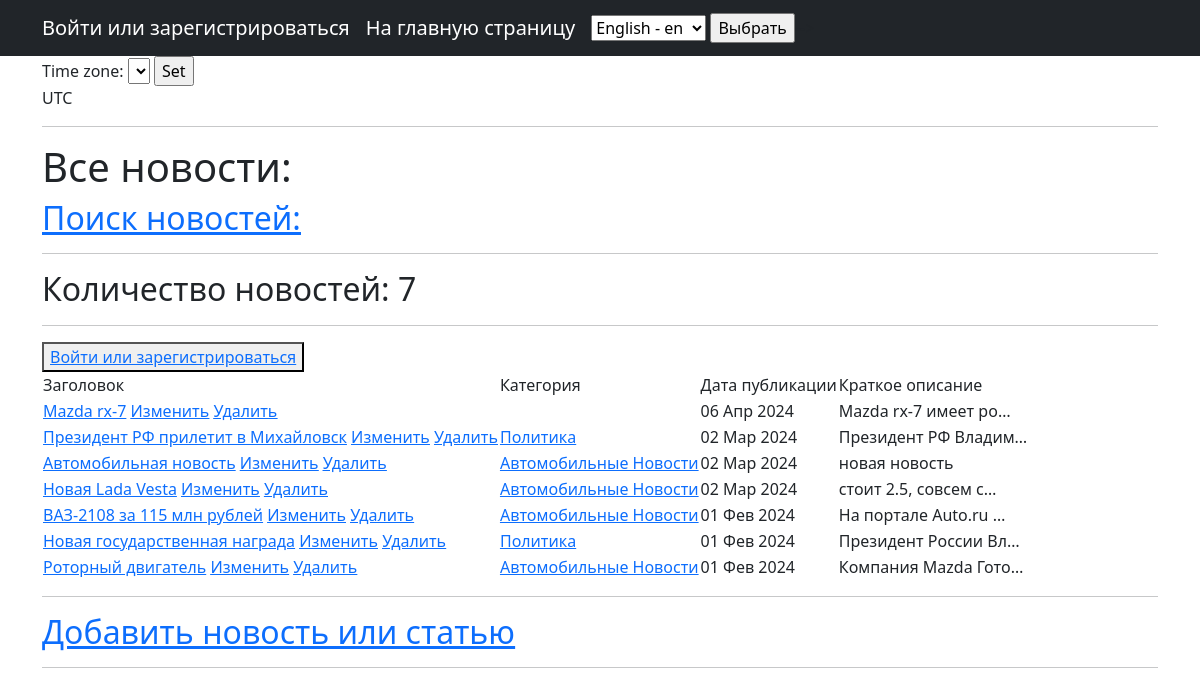
Page /news/ on the committed database.
### news_p/models.py (models this page shows, shortened)
class Post(models.Model):
    news = 'NW'
    article = "AR"
    POST_TYPE = [(news, _('News')), (article, _('Article'))]
    type = models.CharField(max_length=2, choices=POST_TYPE, default=news)
    date = models.DateTimeField(auto_now_add=True)
    title = models.CharField(max_length=255)
    text = models.TextField()
    rating = models.IntegerField(default=0)
    author = models.ForeignKey(Author, on_delete=models.CASCADE)
    category = models.ManyToManyField(Category, through='PostCategory')

class Category(models.Model):
    name = models.CharField(max_length=255, help_text=_('category_name'), unique=True)
    subscribers = models.ManyToManyField(User, blank=True, null=True, related_name='categories')
    def __str__(self):
        return self.name.title()

### news_p/views.py (the view, shortened to what this page needs)
# urls.py: path('', PostList.as_view()),
class PostList(ListView):
    model = Post
    ordering = '-date'
    template_name = 'all_news.html'
    context_object_name = 'posts'
    paginate_by = 10
    current_time = timezone.now()
    timezones = pytz.common_timezones  # добавляем в контекст все доступные часовые пояса
    def get_queryset(self):
        queryset = super().get_queryset()
        self.filterset = PostFilter(self.request.GET, queryset)
        return self.filterset.qs

### news_p/templatetags/custom_filters.py (called while the page is built)
@register.filter()
def censor(value):
    if type(value) != str:
        raise TypeError('Необходимо передать строку!')
    else:
        for word in value.split():
            if word.lower() in CENS_LIST:
                cens_word = word[0] + ((len(word) - 1) * '*')
                value = value.replace(word, cens_word)
    return value

### templates/all_news.html (shortened to what this page needs)
{% extends 'flatpages/default.html' %}
{% load i18n %}
{% load tz %}
{% load custom_filters %}
{% load custom_tags %}
{% block title %}
{% get_current_timezone as TIME_ZONE %}
    <form action="" method="POST">
        <label for="timezone">Time zone:</label>
        <select name="timezone">
        </select>
        <input type="submit" value="Set">
    </form>
    {{ TIME_ZONE }}
<hr>
<h1>{% trans 'All news:' %}</h1>
<a href="{% url 'search' %}"><u><h2>{% trans 'News search:' %}</h2></u></a>
<hr>
{% endblock title %}
{% block content %}
<h2>{% trans 'Number of news items:' %} {{ posts|length }}</h2>
<hr>
{% if request.user.username %}
    <h2>{{ request.user.username }}</h2>
    <button><a href="{% url 'profile' %}">{% trans 'Personal account' %}</a></button>
{% else %}
    <button><a href="{% url 'profile' %}">{% trans 'Log in or register' %}</a></button>
{% endif %}
<table>
    <thead>
        <td> {% trans 'Title' %} </td>
        <td> {% trans 'Category' %} </td>
        <td> {% trans 'Date of publication' %} </td>
        <td> {% trans 'Summary' %} </td>
    </thead>
    {% for post in posts %}
        <tr>
            <td>
                <a href="{% url 'news_detail' post.id %}">{{ post.title|censor }}</a>
                <a href="{% url 'news_edit' post.id %}"><u>{% trans 'Change' %}</u></a>
                <a href="{% url 'news_delete' post.id %}"><u>{% trans 'Delete' %}</u></a>
            </td>
             <td>
                {% for category in post.category.all %}
                    <a href="{% url 'category_list' category.id %}">{{ category }}</a>
                {% endfor %}
            </td>
            <td>{{ post.date|date:'d M Y' }}</td>
            <td>{{ post.text|truncatechars:20|censor }}</td>
        </tr>
    {% endfor %}
</table>
<hr>
<a href="{% url 'news_add' %}"><h2>{% trans 'Add news or article' %}</h2></a>
<hr>
{% endblock content %}

### templates/flatpages/default.html (shortened to what this page needs)
<!DOCTYPE html>
{% load i18n %}
{% load tz %}
<html lang="en">
    <head>
        {% load static %}
        <link href="{% static 'css/styles.css' %}" rel="stylesheet" />
    </head>
    <body>
        <nav class="navbar navbar-expand-lg navbar-dark bg-dark static-top">
            <div class="container">
                {% if request.user.username %}
                        <a class="navbar-brand" href="{% url 'profile' %}">{{ request.user.username }}</a>
                        <button class="navbar-toggler" type="button" data-toggle="collapse"
                                data-target="#navbarResponsive"
                                aria-controls="navbarResponsive" aria-expanded="false"
                                aria-label="Toggle navigation">
                            <span class="navbar-toggler-icon"></span>
                        </button>
                {% else %}
                        <a class="navbar-brand" href="{% url 'profile' %}">{% trans 'Log in or register' %}</a>
                {% endif %}
                <a class="navbar-brand" href="{% url 'home' %}">{% trans 'To the main page' %}</a>
                <form action="{% url 'set_language' %}" method="POST"> {% csrf_token %}
                    <select name="language" id="">
                        {% get_available_languages as LANGUAGES %}
                        {% get_language_info_list for LANGUAGES as languages %}
                        {% for language in languages %}
                            <option value="{{ language.code }}" {% if language.code == LANGUAGE_CODE %} selected {% endif %}>
                                {{ language.name_local }} - {{ language.code }}
                            </option>
                        {% endfor %}
                    </select>
                    <input type="submit" value="Выбрать">
                </form>
                {% get_current_timezone as TIME_ZONE %}
            </div>
        </nav>
        <div class="container">
            <div class="row">
                <div class="col-lg-12 ">
                    {% block title %}{%endblock title %}
                    {% block content %}{% endblock content %}
                </div>
            </div>
        </div>
    </body>
</html>

### rows in the picture
Post: title|censor "Mazda rx-7", date "06 Апр 2024", text|censor "Mazda rx-7 имеет ро…"
Post: title|censor "Президент РФ прилетит в Михайловск", date "02 Мар 2024", text|censor "Президент РФ Владим…"
Category: name "Политика"
Post: title|censor "Автомобильная новость", date "02 Мар 2024", text|censor "новая новость"
Category: name "Автомобильные Новости"
Post: title|censor "Новая Lada Vesta", date "02 Мар 2024", text|censor "стоит 2.5, совсем с…"
Post: title|censor "ВАЗ-2108 за 115 млн рублей", date "01 Фев 2024", text|censor "На портале Auto.ru …"
Post: title|censor "Новая государственная награда", date "01 Фев 2024", text|censor "Президент России Вл…"
Post: title|censor "Роторный двигатель", date "01 Фев 2024", text|censor "Компания Mazda Гото…"

### other values in the picture
{{ TIME_ZONE }} "UTC"
{{ posts|length }} "7"
form field language "English - en"
